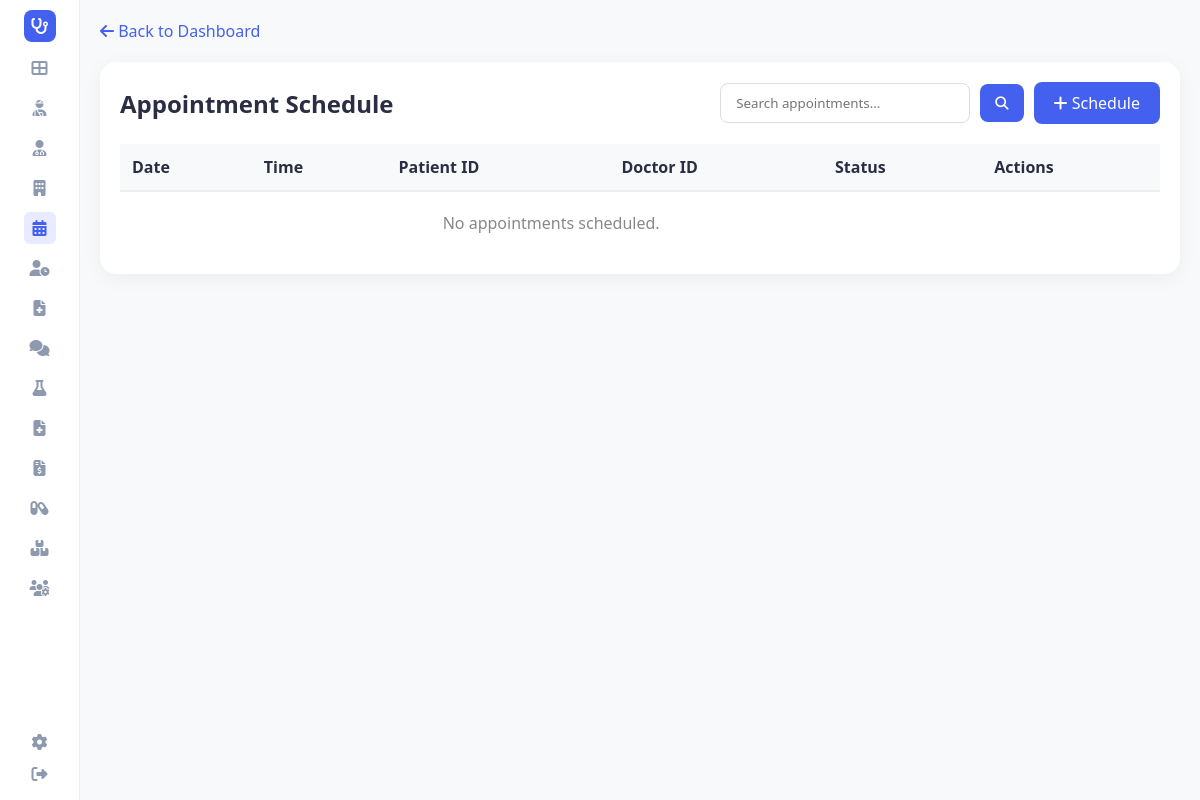
The page /view_schedule (signed in) on the database as committed earlier.
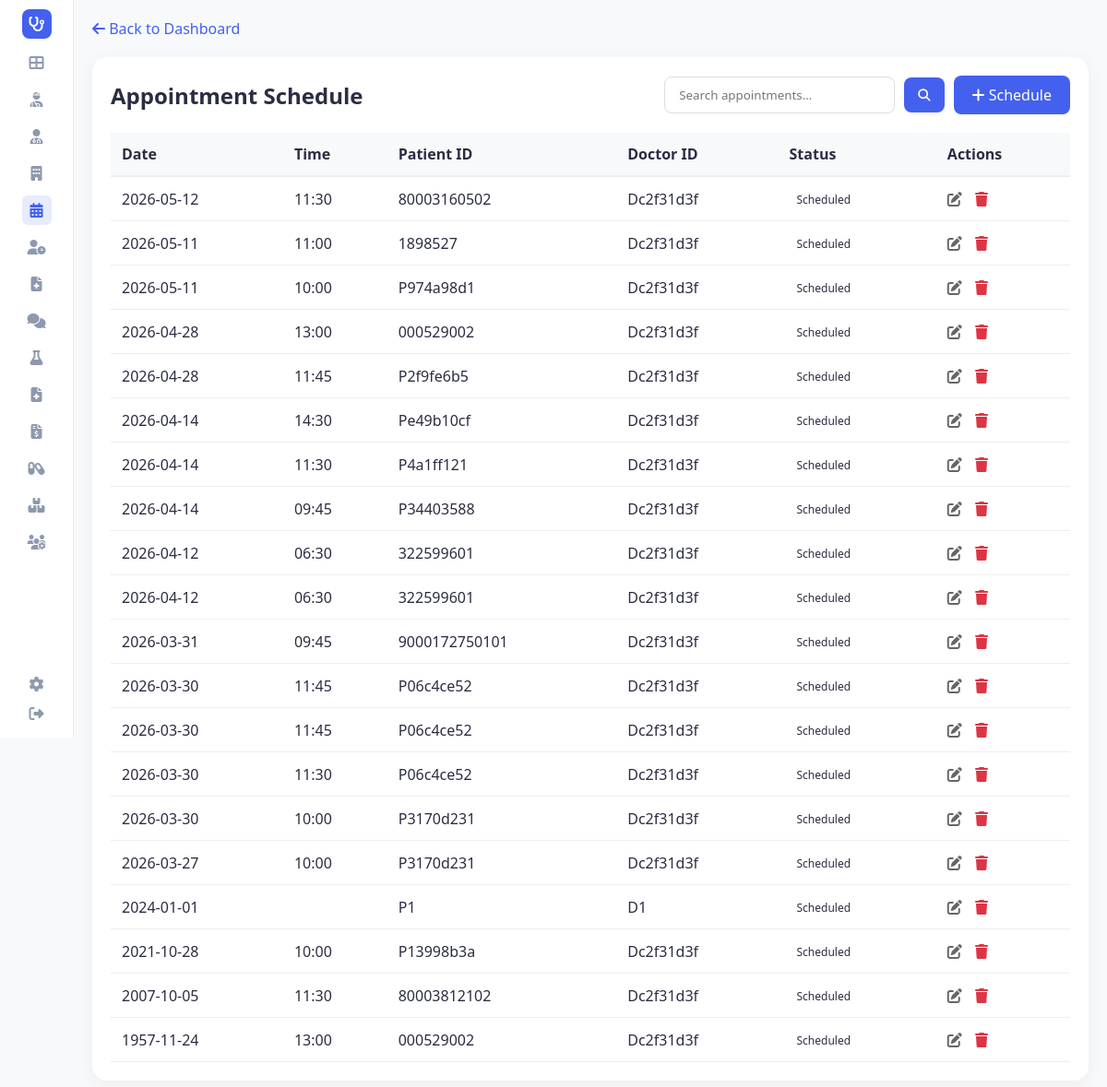
The same page on the database as committed later.
### tables this page shows
CREATE TABLE appointments (
                appointment_id TEXT PRIMARY KEY,
                patient_id TEXT,
                doctor_id TEXT,
                appointment_date TEXT,
                appointment_time TEXT,
                reason TEXT,
                status TEXT,
                notes TEXT,
                FOREIGN KEY (patient_id) REFERENCES patients(patient_id),
                FOREIGN KEY (doctor_id) REFERENCES doctors(doctor_id)
            );

### app.py (the view)
@app.route('/view_schedule')
def view_schedule():
    search_term = request.args.get('search', '')
    page = request.args.get('page', 1, type=int)
    per_page = 20
    if search_term:
        all_results = hms.search_appointments(search_term)
        total_count = len(all_results)
        appointments_slice, total_pages = paginate_list(all_results, page, per_page)
    else:
        conn = hms.db.get_connection()
        cursor = conn.cursor()
        cursor.execute("SELECT COUNT(*) FROM appointments")
        total_count = cursor.fetchone()[0]
        cursor.execute("SELECT * FROM appointments ORDER BY appointment_date DESC, appointment_time DESC LIMIT ? OFFSET ?",
                      (per_page, (page-1)*per_page))
        rows = cursor.fetchall()
        appointments_slice = [hms.db._row_to_obj(Appointment, row) for row in rows]
        conn.close()
        total_pages = math.ceil(total_count / per_page)
    return render_template('view_schedule.html',
                           appointments=appointments_slice,
                           active_page='schedule',
                           search_term=search_term,
                           page=page,
                           total_pages=total_pages,
                           total_count=total_count)

### app.py (called while the page is built)
@app.before_request
def require_login():
    allowed_routes = ['login', 'register', 'static']
    if request.endpoint not in allowed_routes and 'user_id' not in session:
        return redirect(url_for('login'))

@app.context_processor
def inject_user():
    username = session.get('username')
    role = session.get('role')
    unread = 0
    if username:
        unread = hms.get_unread_count(username, role)
    return dict(current_user=username, current_role=role, unread_messages_count=unread, hms=hms)

### database/db_manager.py (called while the page is built)
    def get_connection(self):
        conn = sqlite3.connect(self.db_file)
        conn.row_factory = sqlite3.Row
        return conn

### main.py (called while the page is built)
    def get_unread_count(self, user_id: str, role: str) -> int:
        conn = self.db.get_connection()
        cursor = conn.cursor()
        cursor.execute("""
            SELECT COUNT(*) FROM messages
            WHERE is_read = 0 AND (recipient_id = ? OR recipient_id = ? OR recipient_id = 'all')
        """, (user_id, role))
        count = cursor.fetchone()[0]
        conn.close()
        return count

### templates/view_schedule.html (shortened to what the changed rows need)
<!DOCTYPE html>
<html lang="en">
<head>
    <link rel="stylesheet" href="{{ url_for('static', filename='style.css') }}">
    <link rel="stylesheet" href="https://cdnjs.cloudflare.com/ajax/libs/font-awesome/6.4.0/css/all.min.css">
</head>
<body>
    <div class="container">
        <main class="main-content">
            <div class="card">
                <div style="display: flex; justify-content: space-between; align-items: center; margin-bottom: 20px;">
                    <h2 style="margin: 0;">Appointment Schedule</h2>
                </div>
                <div style="overflow-x: auto;">
                    <table style="width: 100%; border-collapse: collapse;">
                        <thead>
                            <tr style="text-align: left; background-color: #f8f9fa;">
                                <th style="padding: 12px; border-bottom: 2px solid #eee;">Date</th>
                                <th style="padding: 12px; border-bottom: 2px solid #eee;">Time</th>
                                <th style="padding: 12px; border-bottom: 2px solid #eee;">Patient ID</th>
                                <th style="padding: 12px; border-bottom: 2px solid #eee;">Doctor ID</th>
                                <th style="padding: 12px; border-bottom: 2px solid #eee;">Status</th>
                                <th style="padding: 12px; border-bottom: 2px solid #eee;">Actions</th>
                            </tr>
                        </thead>
                        <tbody>
                            {% for appt in appointments %}
                            <tr>
                                <td style="padding: 12px; border-bottom: 1px solid #eee;">{{ appt.appointment_date }}</td>
                                <td style="padding: 12px; border-bottom: 1px solid #eee;">{{ appt.appointment_time }}</td>
                                <td style="padding: 12px; border-bottom: 1px solid #eee;">{{ appt.patient_id }}</td>
                                <td style="padding: 12px; border-bottom: 1px solid #eee;">{{ appt.doctor_id }}</td>
                                <td style="padding: 12px; border-bottom: 1px solid #eee;">
                                    <span class="status {{ appt.status|lower }}">{{ appt.status }}</span>
                                </td>
                                <td style="padding: 12px; border-bottom: 1px solid #eee;">
                                    <a href="{{ url_for('edit_appointment', appointment_id=appt.appointment_id) }}" title="Edit" style="margin-right: 10px; color: #666;"><i class="fas fa-edit"></i></a>
                                    <a href="{{ url_for('delete_appointment', appointment_id=appt.appointment_id) }}" title="Delete" style="color: #dc3545;" onclick="return confirm('Are you sure you want to delete this appointment?')"><i class="fas fa-trash"></i></a>
                                </td>
                            </tr>
                            {% else %}
                            <tr>
                                <td colspan="5" style="padding: 20px; text-align: center; color: #888;">No appointments scheduled.</td>
                            </tr>
                            {% endfor %}
                        </tbody>
                    </table>
                </div>
            </div>
        </main>
    </div>
</body>
</html>

Rows that differ between the two databases and show on the page:
added appointments: appointment_date "2026-05-12", appointment_time "11:30", patient_id "80003160502", doctor_id "Dc2f31d3f", status "Scheduled"
added appointments: appointment_date "2026-05-11", appointment_time "11:00", patient_id "1898527", doctor_id "Dc2f31d3f", status "Scheduled"
added appointments: appointment_date "2026-05-11", appointment_time "10:00", patient_id "P974a98d1", doctor_id "Dc2f31d3f", status "Scheduled"
added appointments: appointment_date "2026-04-28", appointment_time "13:00", patient_id "000529002", doctor_id "Dc2f31d3f", status "Scheduled"
added appointments: appointment_date "2026-04-28", appointment_time "11:45", patient_id "P2f9fe6b5", doctor_id "Dc2f31d3f", status "Scheduled"
added appointments: appointment_date "2026-04-14", appointment_time "14:30", patient_id "Pe49b10cf", doctor_id "Dc2f31d3f", status "Scheduled"
added appointments: appointment_date "2026-04-14", appointment_time "11:30", patient_id "P4a1ff121", doctor_id "Dc2f31d3f", status "Scheduled"
added appointments: appointment_date "2026-04-14", appointment_time "09:45", patient_id "P34403588", doctor_id "Dc2f31d3f", status "Scheduled"
added appointments: appointment_date "2026-04-12", appointment_time "06:30", patient_id "322599601", doctor_id "Dc2f31d3f", status "Scheduled"
added appointments: appointment_date "2026-04-12", appointment_time "06:30", patient_id "322599601", doctor_id "Dc2f31d3f", status "Scheduled"
added appointments: appointment_date "2026-03-31", appointment_time "09:45", patient_id "9000172750101", doctor_id "Dc2f31d3f", status "Scheduled"
added appointments: appointment_date "2026-03-30", appointment_time "11:45", patient_id "P06c4ce52", doctor_id "Dc2f31d3f", status "Scheduled"
added appointments: appointment_date "2026-03-30", appointment_time "11:45", patient_id "P06c4ce52", doctor_id "Dc2f31d3f", status "Scheduled"
added appointments: appointment_date "2026-03-30", appointment_time "11:30", patient_id "P06c4ce52", doctor_id "Dc2f31d3f", status "Scheduled"
added appointments: appointment_date "2026-03-30", appointment_time "10:00", patient_id "P3170d231", doctor_id "Dc2f31d3f", status "Scheduled"
added appointments: appointment_date "2026-03-27", appointment_time "10:00", patient_id "P3170d231", doctor_id "Dc2f31d3f", status "Scheduled"
added appointments: appointment_date "2024-01-01", patient_id "P1", doctor_id "D1", status "Scheduled"
added appointments: appointment_date "2021-10-28", appointment_time "10:00", patient_id "P13998b3a", doctor_id "Dc2f31d3f", status "Scheduled"
added appointments: appointment_date "2007-10-05", appointment_time "11:30", patient_id "80003812102", doctor_id "Dc2f31d3f", status "Scheduled"
added appointments: appointment_date "1957-11-24", appointment_time "13:00", patient_id "000529002", doctor_id "Dc2f31d3f", status "Scheduled"
Other text that changed with them:
text no longer shown: "No appointments scheduled."
